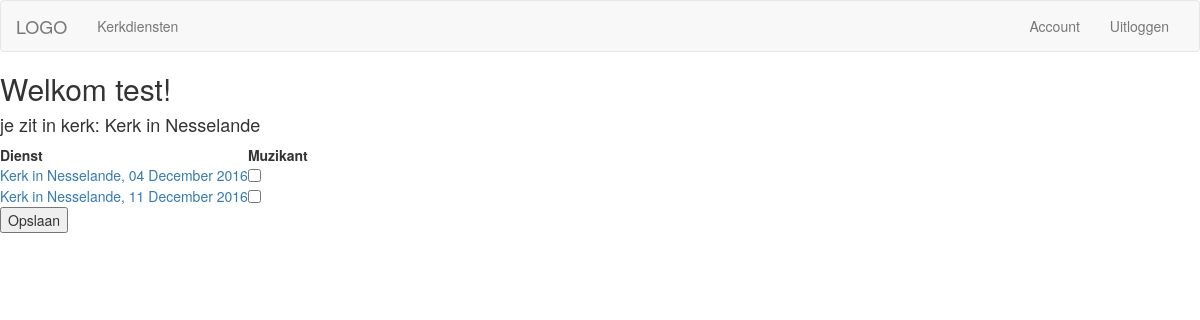
The page /kerkdiensten/ (signed in) on the database as committed earlier.
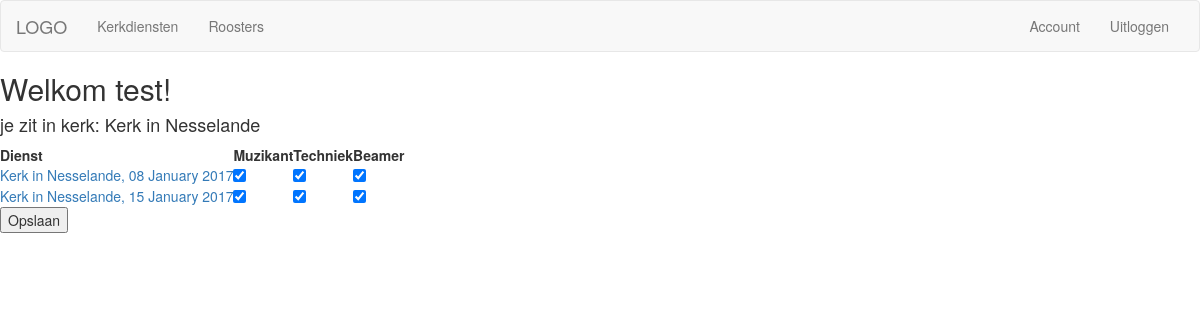
The same page on the database as committed later.
### kerkdiensten/models.py (models this page shows, shortened)
class Rollen(models.Model):
    rollen = models.CharField(max_length=256)
    rol_id = models.CharField(max_length=64)
    beschikbaarheid = models.BooleanField(default=False)
    def __str__(self):
        return self.rollen
    class Meta:
        verbose_name_plural = 'rollen'

class Kerkdiensten(models.Model):
    kerk = models.ForeignKey('Kerken', default=None)
    start_time = models.DateField()
    soort_dienst = models.ForeignKey('DienstSoorten', default='kerkdienst')
    beschikbaar = models.ManyToManyField('UserRoll', default=None, blank=True, related_name='kerkdienst_beschikbaar')
    ingeroosterd = models.ManyToManyField('UserRoll', default=None, blank=True, related_name='kerkdienst_ingeroosterd')
    def __str__(self):
        return self.kerk.kerk_naam + ', ' + self.start_time.strftime('%d %B %Y')
    class Meta:
        verbose_name_plural = 'kerkdiensten'

class Kerken(models.Model):
    kerk_naam = models.CharField(max_length=256)
    kerk_soort = models.CharField(max_length=256)
    class Meta:
        verbose_name_plural = 'kerken'

### kerkdiensten/views.py (the view, shortened to what this page needs)
@login_required
def index(request):
    try:
      kerk = User_details.objects.get(user=request.user)
      kerk_diensten = Kerkdiensten.objects.all().filter(kerk=kerk.kerk)
      user_details = get_object_or_404(User_details, user=request.user)
    except User_details.DoesNotExist:
        kerken = Kerken.objects.all()
        return render(request, 'kerkdiensten/kerkdiensten.html', {'kerk_keuze': kerken})
    rollen_lijst = []
    for rolz in user_details.rollen_v2.all().filter(beschikbaarheid=True):
        rollen_lijst.append(rolz)
    beschikbaarheid_lijst = []
    for dienst in kerk_diensten:
        beschikbaarheid = dienst.beschikbaar.all()
        for beschikte in beschikbaarheid:
            if beschikte.user == request.user:
                beschikbaarheid_lijst.append((dienst.pk, beschikte.rol.rollen))
    beschikbaarheid_lijst = []
    for dienst in kerk_diensten:
        beschikbaarheid = dienst.beschikbaar.all()
        for beschikte in beschikbaarheid:
            if beschikte.user == request.user:
                    beschikbaarheid_lijst.append((dienst.pk, beschikte.rol.rollen))
    return render(request, 'kerkdiensten/kerkdiensten.html', {'kerk': kerk, 'kerk_diensten': kerk_diensten, 'rollen_lijst': rollen_lijst, 'beschikbaar': beschikbaarheid_lijst, 'user_details':user_details})

### kerkdiensten/templates/kerkdiensten/kerkdiensten.html (shortened to what this page needs)
{% extends 'kerkdiensten/base_kerkdiensten.html' %}
{% block body %}
<h2>Welkom {{ user.username }}!</h2>
{% if kerk %}
<h4>je zit in kerk: {{ kerk.kerk.kerk_naam }}</h4>
{% endif %}
<form action="{% url 'kerkdiensten:index' %}" method="post">
    <table>
        <tr>
            <th>Dienst</th>
            {% for rol in rollen_lijst %}
            <th>{{ rol.rollen }}</th>
            {% endfor %}
        </tr>
        {% for dienst in kerk_diensten %}
        <tr>
            <td><a href="{% url 'kerkdiensten:dienst' dienst.pk %}">{{ dienst }}</td>
            {% for rolx in rollen_lijst %}
            <td><input type="checkbox" name="{{ rolx }}" value="{{ dienst.pk }}" {% for beschikte in beschikbaar %} {% if dienst.pk == beschikte.0 %} {% if rolx.rollen == beschikte.1 %} checked {% endif %} {% endif %} {% endfor %}></td>
            {% endfor %}
        </tr>
        {% endfor %}
    </table>
    <input type="submit" value="Opslaan"></input>
</form>
<br />
{% endblock body %}

### kerkdiensten/templates/kerkdiensten/base_kerkdiensten.html
{% extends 'base.html' %}
{% block navitems %}
<div class="collapse navbar-collapse">
    <ul class="nav navbar-nav">
        <li><a href="{% url 'kerkdiensten:index' %}">Kerkdiensten</a></li>
        {% for rollh in user_details.rollen_v2.all %}
        {% if rollh.rollen == 'Roostermaker' %}
        <li><a href="{% url 'kerkdiensten:rooster' %}">Roosters</a></li>
        {% endif %}
        {% endfor %}
    </ul>
    <ul class="nav navbar-nav navbar-right">
        <li><a href="{% url 'kerkdiensten:profile' %}">Account</a></li>
        <li><a href="{% url 'home:logout' %}">Uitloggen</a></li>
    </ul>
</div>
{% endblock navitems%}

Rows that differ between the two databases and show on the page:
removed Kerkdiensten: kerk+start_time "Kerk in Nesselande, 11 December 2016"
added Rollen: rollen "Roosters"
computed for Rollen "Muzikant": rollen "☐" → "☑"
now on this page (row unchanged): Rollen: rollen "Techniek", rollen "☑"
added Rollen: rollen "Beamer", rollen "☑"
changed Kerkdiensten: kerk+start_time "Kerk in Nesselande, 04 December 2016" → "Kerk in Nesselande, 08 January 2017"
now on this page (row edited): Kerkdiensten: kerk+start_time "Kerk in Nesselande, 15 January 2017", Rollen (rollen "☑")
